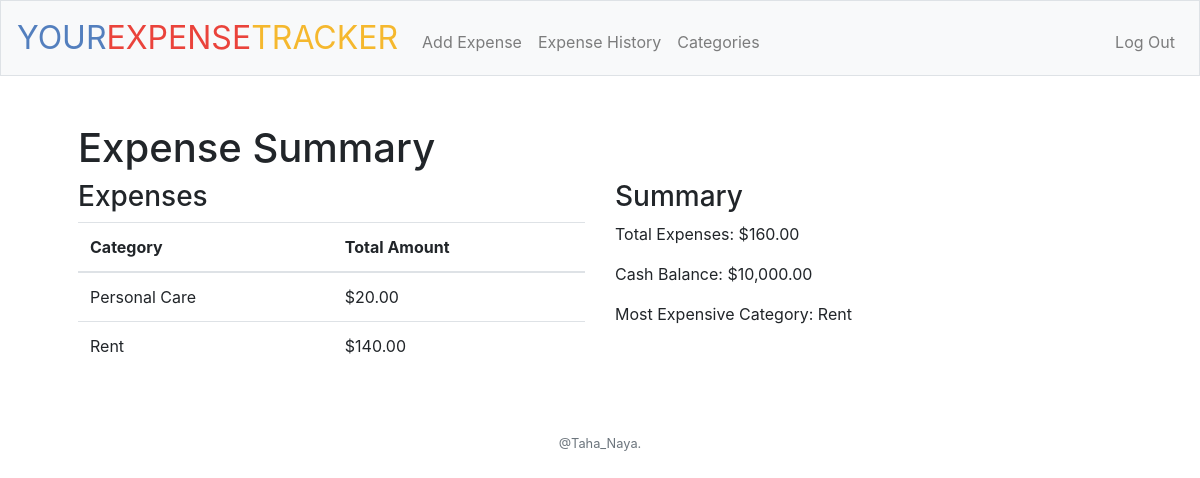
Page / (signed in) on the committed database.
### tables this page shows
CREATE TABLE expenses (
    id INTEGER PRIMARY KEY AUTOINCREMENT,
    user_id INTEGER NOT NULL,
    category TEXT NOT NULL,
    amount REAL NOT NULL,
    timestamp TIMESTAMP DEFAULT CURRENT_TIMESTAMP,
    FOREIGN KEY (user_id) REFERENCES users(id)
);

CREATE TABLE users (id INTEGER PRIMARY KEY AUTOINCREMENT NOT NULL, username TEXT NOT NULL, hash TEXT NOT NULL, cash NUMERIC NOT NULL DEFAULT 10000.00);

### app.py (the view)
@app.route("/")
@login_required
def index():
    user_id = session["user_id"]
    try:
        expenses = db.execute("SELECT category, SUM(amount) AS total_amount FROM expenses WHERE user_id = ? GROUP BY category", user_id)
        most_expensive_category = db.execute(
            "SELECT category FROM expenses WHERE user_id = ? GROUP BY category ORDER BY SUM(amount) DESC LIMIT 1",
            user_id
        )[0]["category"]
        total_expenses = sum(expense["total_amount"] for expense in expenses)
        cash_balance = db.execute("SELECT cash FROM users WHERE id = ?", user_id)[0]["cash"]
        return render_template(
            "index.html",
            expenses=expenses,
            total_expenses=total_expenses,
            cash_balance=cash_balance,
            most_expensive_category=most_expensive_category,
            usd=usd
        )
    except Exception as e:
        return apology(f"An error occurred: {str(e)}")

### app.py (called while the page is built)
@app.after_request
def after_request(response):
    response.headers["Cache-Control"] = "no-cache, no-store, must-revalidate"
    response.headers["Expires"] = 0
    response.headers["Pragma"] = "no-cache"
    return response

### helpers.py (called while the page is built)
def login_required(f):
    @wraps(f)
    def decorated_function(*args, **kwargs):
        if session.get("user_id") is None:
            return redirect("/login")
        return f(*args, **kwargs)
    return decorated_function

def usd(value):
    return f"${value:,.2f}"

### templates/index.html (shortened to what this page needs)
{% extends "layout.html" %}
{% block main %}
    <h1>Expense Summary</h1>
    <div class="row">
        <div class="col-md-6">
            <h3>Expenses</h3>
            {% if expenses %}
                <table class="table">
                    <thead>
                        <tr>
                            <th>Category</th>
                            <th>Total Amount</th>
                        </tr>
                    </thead>
                    <tbody>
                        {% for expense in expenses %}
                            <tr>
                                <td>{{ expense['category'] }}</td>
                                <td>{{ usd(expense['total_amount']) }}</td>
                            </tr>
                        {% endfor %}
                    </tbody>
                </table>
            {% else %}
                <p>No expenses recorded.</p>
            {% endif %}
        </div>
        <div class="col-md-6">
            <h3>Summary</h3>
            <p>Total Expenses: {{ usd(total_expenses) }}</p>
            <p>Cash Balance: {{ usd(cash_balance) }}</p>
            {% if most_expensive_category %}
                <p>Most Expensive Category: {{ most_expensive_category }}</p>
            {% endif %}
        </div>
    </div>
{% endblock %}

### rows in the picture
expenses: category "Personal Care", amount "$20.00"
expenses: category "Rent", amount "$140.00"
users: cash "$10,000.00"

### other values in the picture
{{ usd(total_expenses) }} "$160.00"
